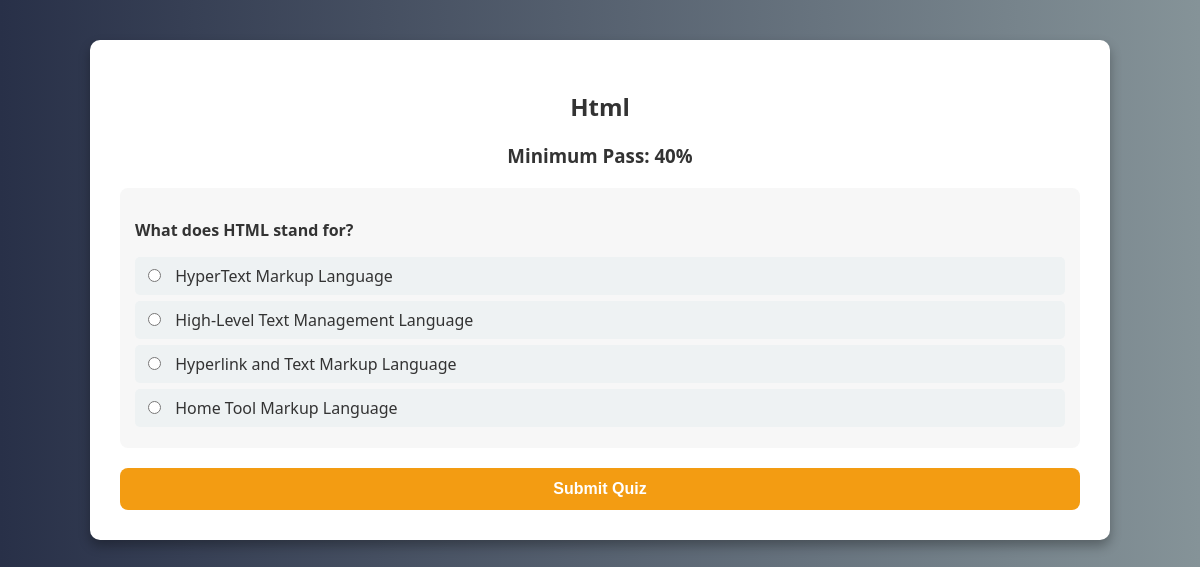
Screenshot of /take_quiz.php?quiz_id=2 (signed in) with the database file from the repository.
### tables this page shows
CREATE TABLE `quiz` (
  `id` int(11) NOT NULL,
  `course_id` int(4) NOT NULL,
  `name` varchar(255) NOT NULL,
  `number` int(255) NOT NULL,
  `course_order` int(4) NOT NULL,
  `min_pass` int(3) NOT NULL,
  `req_pass` int(3) NOT NULL
);

CREATE TABLE `quiz_question` (
  `id` int(11) NOT NULL,
  `quiz_id` int(4) NOT NULL,
  `question` text NOT NULL
);

CREATE TABLE `quiz_answer` (
  `id` int(11) NOT NULL,
  `question_id` int(4) NOT NULL,
  `answers` varchar(255) NOT NULL,
  `is_correct` tinyint(1) DEFAULT NULL
);

### take_quiz.php (the view, shortened to what this page needs)
<?php
$conn = new mysqli('localhost', 'root', '', 'e-learning');
$quiz_id = isset($_GET['quiz_id']) ? intval($_GET['quiz_id']) : 0;
$quiz_query = $conn->prepare("SELECT * FROM quiz WHERE id = ?");
$quiz_query->bind_param("i", $quiz_id);
$quiz_query->execute();
$quiz = $quiz_query->get_result()->fetch_assoc();
$questions_sql = "
    SELECT q.id AS question_id, q.question, a.id AS answer_id, a.answers, a.is_correct
    FROM quiz_question q
    JOIN quiz_answer a ON q.id = a.question_id
    WHERE q.quiz_id = ?
    ORDER BY q.id
";
$stmt = $conn->prepare($questions_sql);
$stmt->bind_param("i", $quiz_id);
$stmt->execute();
$result = $stmt->get_result();
$questions = [];
while ($row = $result->fetch_assoc()) {
    $questions[$row['question_id']]['question'] = $row['question'];
    $questions[$row['question_id']]['answers'][] = [
        'id' => $row['answer_id'],
        'text' => $row['answers'],
        'is_correct' => $row['is_correct']
    ];
}
$score = null;
$message = "";
?>
<!DOCTYPE html>
<html lang="en">
<head>
</head>
<body>
<div class="container">
    <h2><?= htmlspecialchars($quiz['name']) ?></h2>
    <h3>Minimum Pass: <?= htmlspecialchars($quiz['req_pass']) ?>%</h3>
    <?php if ($score !== null): ?>
        <div class="result"><?= htmlspecialchars($message) ?></div>
        <a href="study_material.php?course_id=<?= $quiz['course_id'] ?>" style="display:block;text-align:center;margin-top:20px;text-decoration:none;color:#f39c12;font-weight:bold;">Back to Course</a>
    <?php else: ?>
        <form method="POST" action="">
            <?php foreach ($questions as $qid => $qdata): ?>
                <div class="question">
                    <p><strong><?= htmlspecialchars($qdata['question']) ?></strong></p>
                    <?php foreach ($qdata['answers'] as $answer): ?>
                        <label>
                            <input type="radio" name="q<?= $qid ?>" value="<?= $answer['id'] ?>"> <?= htmlspecialchars($answer['text']) ?>
                        </label>
                    <?php endforeach; ?>
                </div>
            <?php endforeach; ?>
            <button type="submit">Submit Quiz</button>
        </form>
    <?php endif; ?>
</div>
</body>
</html>

### take_quiz.php (style rules this page uses)
body { font-family: 'Segoe UI', Tahoma, sans-serif; background: linear-gradient(to right, #283048, #859398); color: #fff; margin: 0; }
.container { width: 80%; margin: 40px auto; background: white; color: #333; padding: 30px; border-radius: 10px; box-shadow: 0 6px 12px rgba(0,0,0,0.3); }
h2, h3 { text-align: center; }
.question { margin: 20px 0; padding: 15px; background: #f7f7f7; border-radius: 8px; }
label { display: block; margin: 6px 0; padding: 8px; border-radius: 5px; background: #eef2f3; cursor: pointer; }
input[type=radio] { margin-right: 10px; }
button { display: block; width: 100%; background: #f39c12; border: none; color: white; padding: 12px; border-radius: 8px; font-size: 16px; margin-top: 20px; cursor: pointer; font-weight: bold; }

### rows the page displays
quiz: name "Html", req_pass "40"
quiz_question: quiz_answer.answers "HyperText Markup Language", quiz_answer.answers "High-Level Text Management Language", quiz_answer.answers "Hyperlink and Text Markup Language", quiz_answer.answers "Home Tool Markup Language"

### other values shown
$qdata['question'] "What does HTML stand for?"
